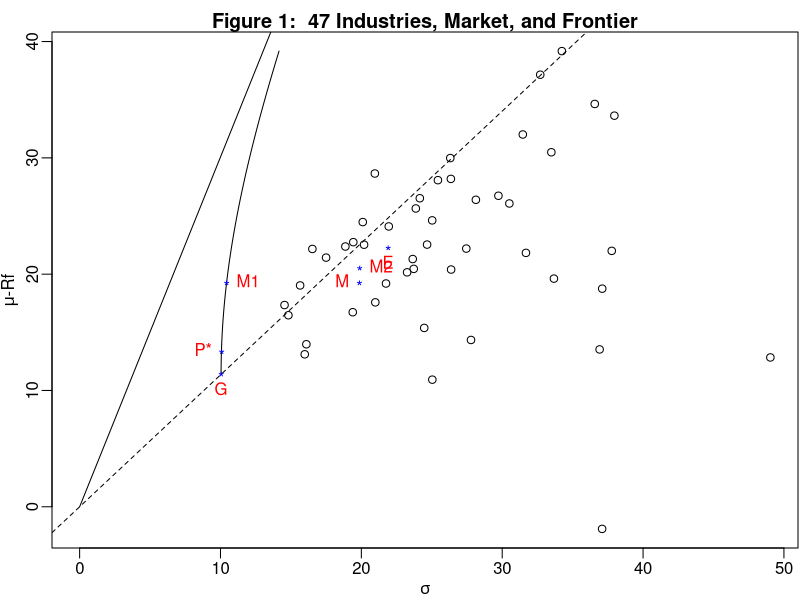
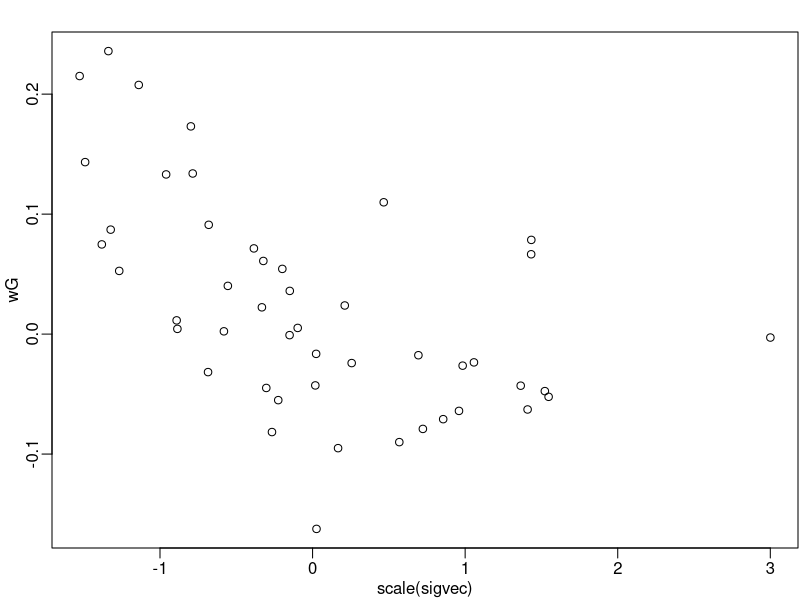
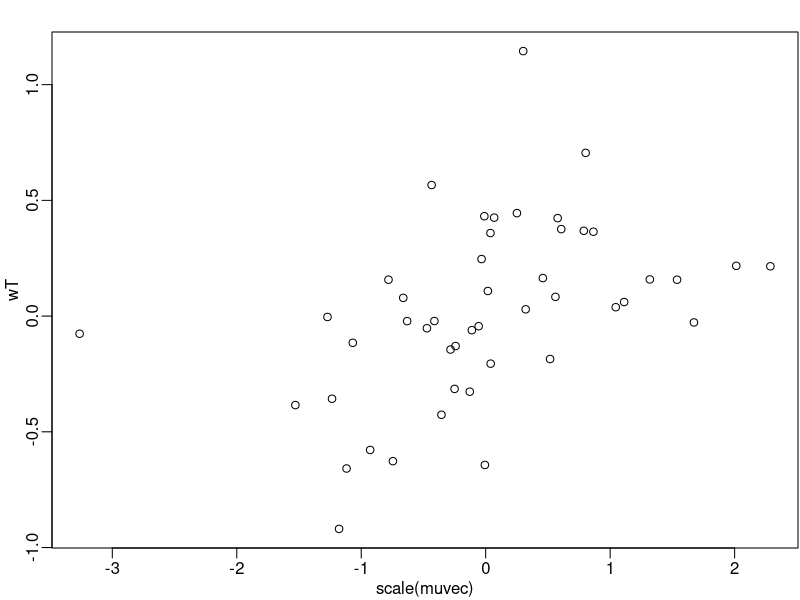
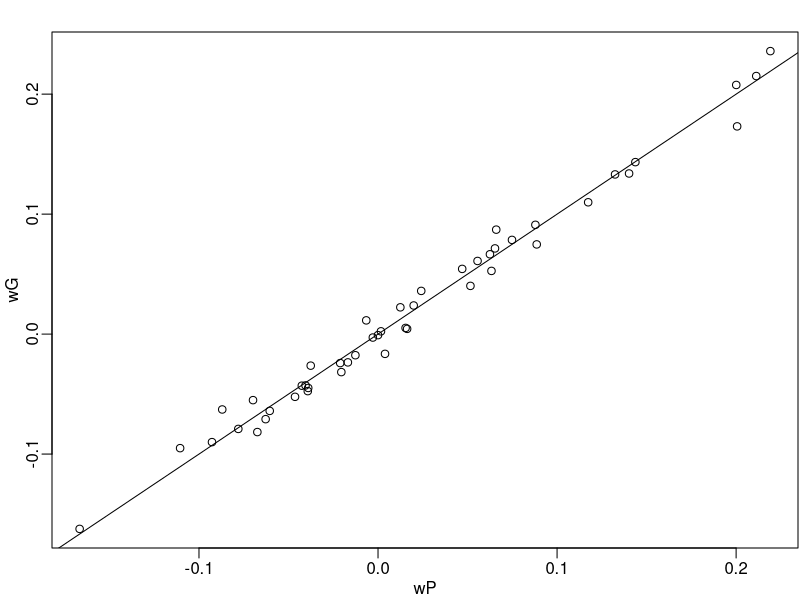
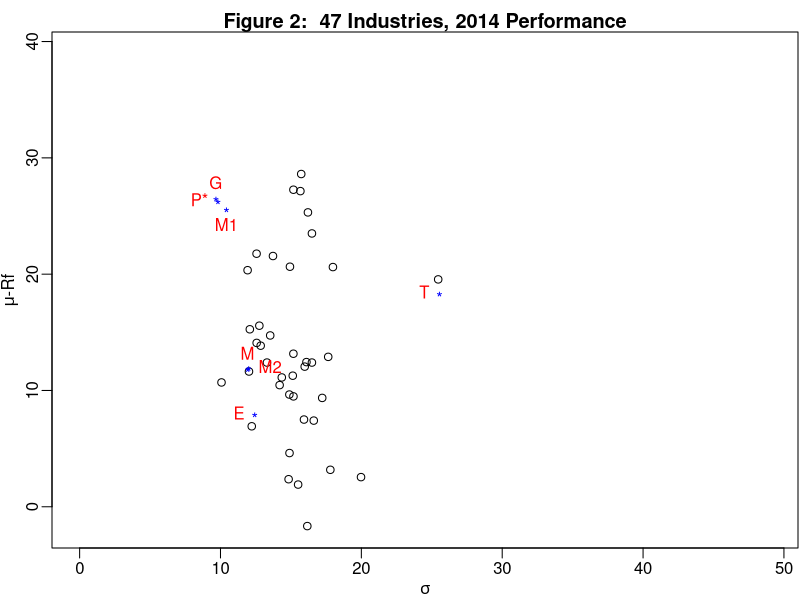
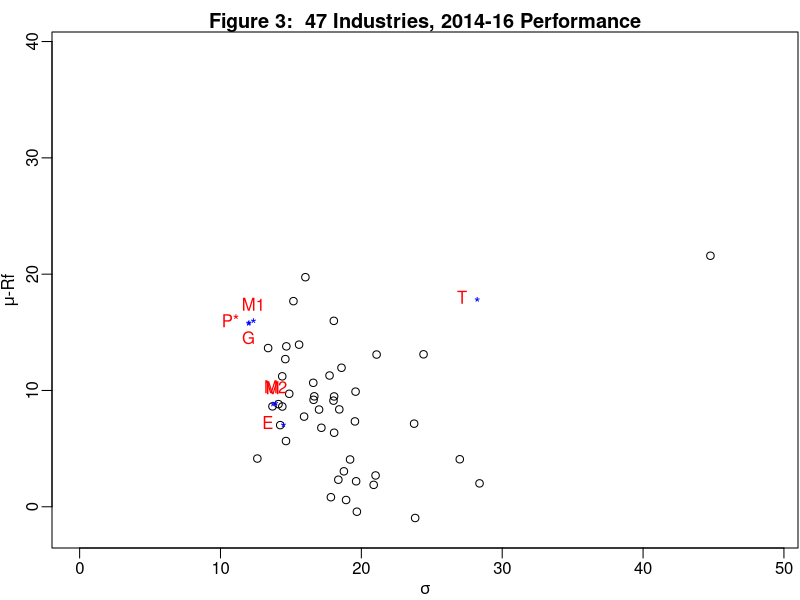
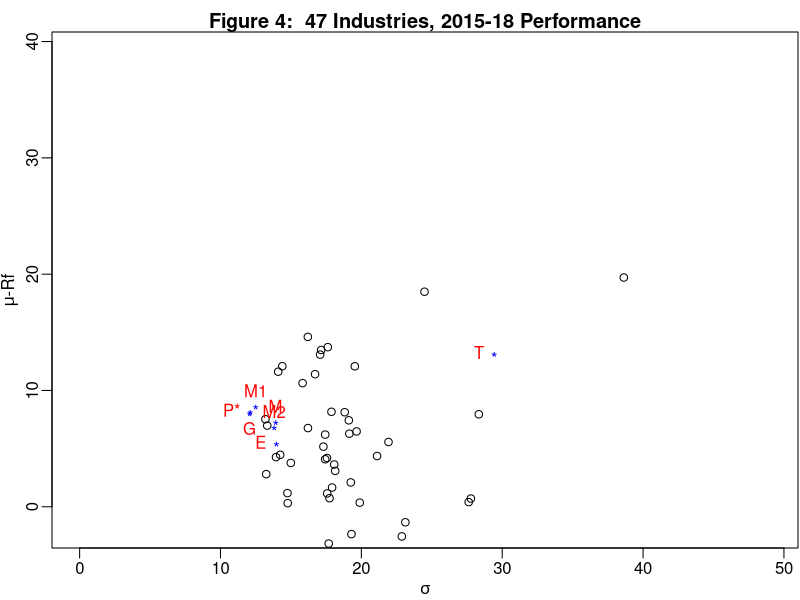

Recreate these plots in R, in order.

############################
# PROBLEM 1
#1) In sample Optimization, Standard Use of the Frontier
#
setwd("/Users/ivy 1/Desktop/825hw4/")
indus<-read.csv("47indus-day.csv")

nind <-length(indus[1,])-3;nind 
rets <-cbind(indus[,1],indus[,2:(nind+1)]-indus[,nind+3], indus[,nind+2])

ybeg<-2009; yend<-2013
rets<-rets[rets[,1]>ybeg*10000&rets[,1]<(yend+1)*10000,]
dpy<-length(rets[,1])/(yend-ybeg+1);dpy

# Statistics of the 47 industries, Market,  and EW

muE <-mean(apply(rets[,2:(nind+1)],1,mean))*dpy
sigE<-sd(apply(rets[,2:(nind+1)],1,mean))*sqrt(dpy)
muM <-mean(rets[,nind+2])*dpy
sigM<-sd(rets[,nind+2])*sqrt(dpy)
ones  <- rep(1,nind)
muvec <- apply(rets[,2:(nind+1)],2,mean)*dpy
sigvec<- apply(rets[,2:(nind+1)],2,sd)*sqrt(dpy)
covmat<- cov(rets[,2:(nind+1)])*dpy
covinv<- solve(covmat)

# Quantities of the Frontier

AA<- sum(covinv)
BB<- t(muvec)%*%covinv%*%ones
CC<- t(muvec)%*%covinv%*%muvec
DEL<-AA*CC-BB^2
AA
BB
CC
DEL

# Global MVP

wG  <- covinv%*%ones/AA
muG <- BB/AA
sigG<- sqrt(1/AA)

# Frontier equation mean/sig starting from Global MVP

CC/DEL
-2*BB/DEL
AA/DEL

mufront  <-seq(muG,max(muvec),length=200)
sigfront <-sqrt( CC - 2*BB*mufront + AA*mufront^2)/sqrt(DEL) 

#
# M1*:	Min Var ST mu = muM
#

lams<-solve(matrix(c(AA,BB,BB,CC),ncol=2))%*%c(1,muM); lams
w1  <- covinv %*% (lams[1]*ones+lams[2]*muvec)
mu1 <- t(w1)%*%muvec
sig1<- sqrt(t(w1)%*%covmat%*%w1)

#
# M2*:  Min Var ST beta = 1
# Standard Min Var with w*mu=mup constraint replaced by
# w*bet=betp
# B, C, must be computed with betvec not muvec!!

betvec<-lsfit(rets[,nind+2],rets[,2:(nind+1)])$coefficients[2,]
mean(betvec)
BBbet<-t(betvec)%*%covinv%*%ones
CCbet<-t(betvec)%*%covinv%*%betvec
lams<-solve(matrix(c(AA,BBbet,BBbet,CCbet),ncol=2))%*%c(1,1); lams
w2  <- covinv %*% (lams[1]*ones+lams[2]*betvec)
mu2 <- t(w2)%*%muvec
sig2<- sqrt(t(w2)%*%covmat%*%w2)

betvec%*%w2		# It worked !

# By the way, what is the beta of the Global MVP?
betvec%*%wG
# 

#
# P:  MAX CE St
#
gam <-4
wP  <- wG + covinv%*%(muvec-muG*ones)/gam
muP <- t(wP)%*%muvec
sigP<-sqrt(t(wP)%*%covmat%*%wP)

#
# Tangency portfolio
#
wT  <-covinv%*%muvec;wT<-wT/sum(wT)
muT <- t(wT)%*%muvec
sigT<-sqrt(t(wT)%*%covmat%*%wT)

#
# The Table
#
zmuze<-c(muG,muM,muE,mu1,mu2,muP,muT)
zsigs<-c(sigG,sigM,sigE,sig1,sig2,sigP,sigT)
zSharpes<-zmuze/zsigs

write.csv(round(cbind(zmuze,zsigs,zSharpes),2),"tab1.csv")

# The Figure

par(mfrow=c(1,1),mgp=c(1.5,0.5,0),mar=c(2.6,2.6,1.6,0.1))
plot(sigfront,mufront,ylim=range(c(0,muvec)),xlim=range(0,max(sigvec))
,xlab=expression(sigma),ylab=expression(paste(mu,"-Rf")),type="l")
points(sigvec,muvec)
points(c(sigE,sigM,sigG,sig1,sig2,sigP),c(muE,muM,muG,mu1,mu2,muP),
pch="*",col="blue")
segments(0,0,sigT,muT)
text(c(sigE,sigM,sigG,sig1,sig2,sigP),c(muE,muM,muG,mu1,mu2,muP),
labels=c("E","M","G","M1","M2","P*"),col="red",pos=c(1,2,1,4,4,2))
title(paste("Figure 1: ",bquote(.(nind)),"Industries, Market, and Frontier"), line=0.2)


# Of course we could do this for every portfolio: sum(wG[wG<0])
# This may be faster:

zw  <-cbind(wG,w1,w2,wP,wT)
zneg<- zw<0		# A logical map with T/F
apply(zw*zneg,2,sum)

# Discussion
# Compare G , M2, M Sharpe ratios
# The Sharpe ratio allows us to compute the benefits of leverage

abline(0,muG/sigG,lty=2)

# Large amounts of shorts driven by one or two positions?
# A nice visual check:

plot(scale(sigvec),wG)
plot(scale(muvec),wT)

# Other helpful visual: Are two portfolio different in weights

plot(wP,wG);abline(0,1)

# But remember, most of the action is in the N(N-1) covariances

#
# Problem 4. Investing with these weights - tracking performance
#

# Let's get our 2014-16 returns
rets <-cbind(indus[,1],indus[,2:(nind+1)]-indus[,nind+3], indus[,nind+2])

ybeg<-2014; yend<-2014
rets<-rets[rets[,1]>ybeg*10000&rets[,1]<(yend+1)*10000,]
dpy<-length(rets[,1])/(yend-ybeg+1);dpy

muM4 <- mean(rets[,nind+2])*dpy
sigM4<- sd(rets[,nind+2])*sqrt(dpy)
muvec4 <- apply(rets[,2:(nind+1)],2,mean)*dpy
sigvec4<- apply(rets[,2:(nind+1)],2,sd)*sqrt(dpy)

indr <-rets[,2:(nind+1)]	 	# Just the industries
wmat <-cbind(wG,rep(1/47,47),w1,w2,wP,wT) 	# All 6 Portfolio weights
pret <-as.matrix(indr)%*%wmat	# All 6 portfolio returns

pmeans4<-apply(pret,2,mean)*dpy
psigs4 <-apply(pret,2,sd)*sqrt(dpy)
Sharp4 <-pmeans4/psigs4
write.csv(round(cbind(pmeans4,psigs4,Sharp4),2),"tab.csv")

# The realized performance Figure

par(mfrow=c(1,1),mgp=c(1.5,0.5,0),mar=c(2.6,2.6,1.6,0.1))
plot(sigvec4,muvec4,ylim=range(c(0,muvec)),xlim=range(0,max(sigvec))
,xlab=expression(sigma),ylab=expression(paste(mu,"-Rf")))
points(c(psigs4,sigM4),c(pmeans4,muM4),pch="*",col="blue")
text(c(psigs4,sigM4),c(pmeans4,muM4),
labels=c("G","E","M1","M2","P*","T","M"),col="red",pos=c(3,2,1,4,2,2,3))
title(paste("Figure 2: ",bquote(.(nind)),"Industries, 2014 Performance"), line=0.2)

#
# Doing it again for 2014-16 as a whole
#
rets <-cbind(indus[,1],indus[,2:(nind+1)]-indus[,nind+3], indus[,nind+2])

ybeg<-2014; yend<-2016
rets<-rets[rets[,1]>ybeg*10000&rets[,1]<(yend+1)*10000,]
dpy<-length(rets[,1])/(yend-ybeg+1);dpy

muM6 <- mean(rets[,nind+2])*dpy
sigM6<- sd(rets[,nind+2])*sqrt(dpy)
muvec6 <- apply(rets[,2:(nind+1)],2,mean)*dpy
sigvec6<- apply(rets[,2:(nind+1)],2,sd)*sqrt(dpy)

indr <-rets[,2:(nind+1)]	 	# Just the industries
wmat <-cbind(wG,rep(1/47,47),w1,w2,wP,wT) 	# All 6 Portfolio weights
pret <-as.matrix(indr)%*%wmat	# All 6 portfolio returns

pmeans6<-apply(pret,2,mean)*dpy
psigs6 <-apply(pret,2,sd)*sqrt(dpy)
Sharpe6<-pmeans6/psigs6
write.csv(round(cbind(pmeans6,psigs6,Sharpe6),2),"tab.csv")

# The realized performance Figure

par(mfrow=c(1,1),mgp=c(1.5,0.5,0),mar=c(2.6,2.6,1.6,0.1))
plot(sigvec6,muvec6,ylim=range(c(0,muvec)),xlim=range(0,max(sigvec))
,xlab=expression(sigma),ylab=expression(paste(mu,"-Rf")))
points(c(psigs6,sigM6),c(pmeans6,muM6),pch="*",col="blue")
text(c(psigs6,sigM6),c(pmeans6,muM6),
labels=c("G","E","M1","M2","P*","T","M"),col="red",pos=c(1,2,3,3,2,2,3))
title(paste("Figure 3: ",bquote(.(nind)),"Industries, 2014-16 Performance"), line=0.2)

# Let's try even later. 2015-2018

rets <-cbind(indus[,1],indus[,2:(nind+1)]-indus[,nind+3], indus[,nind+2])

ybeg<-2015; yend<-2018
rets<-rets[rets[,1]>ybeg*10000&rets[,1]<(yend+1)*10000,]
dpy<-length(rets[,1])/(yend-ybeg+1);dpy

muM8 <- mean(rets[,nind+2])*dpy
sigM8<- sd(rets[,nind+2])*sqrt(dpy)
muvec8 <- apply(rets[,2:(nind+1)],2,mean)*dpy
sigvec8<- apply(rets[,2:(nind+1)],2,sd)*sqrt(dpy)

indr <-rets[,2:(nind+1)]	 	# Just the industries
wmat <-cbind(wG,rep(1/47,47),w1,w2,wP,wT) 	# All 6 Portfolio weights
pret <-as.matrix(indr)%*%wmat	# All 6 portfolio returns

pmeans8<-apply(pret,2,mean)*dpy
psigs8 <-apply(pret,2,sd)*sqrt(dpy)
Sharpe8<-pmeans8/psigs8
write.csv(round(cbind(pmeans8,psigs8,Sharpe8),2),"tab.csv")

# The realized performance Figure

par(mfrow=c(1,1),mgp=c(1.5,0.5,0),mar=c(2.6,2.6,1.6,0.1))
plot(sigvec8,muvec8,ylim=range(c(0,muvec)),xlim=range(0,max(sigvec))
,xlab=expression(sigma),ylab=expression(paste(mu,"-Rf")))
points(c(psigs8,sigM8),c(pmeans8,muM8),pch="*",col="blue")
text(c(psigs8,sigM8),c(pmeans8,muM8),
labels=c("G","E","M1","M2","P*","T","M"),col="red",pos=c(1,2,3,3,2,2,3))
title(paste("Figure 4: ",bquote(.(nind)),"Industries, 2015-18 Performance"), line=0.2)


#
# Make some functions
#
glob<-function(muvec,covmat){
	ones<-rep(1,length(muvec))
	wmvp<-solve(covmat)%*%ones;wmvp<-wmvp/sum(wmvp)
	mumvp<-t(wmvp)%*%muvec
	sdmvp<-sqrt(t(wmvp)%*%covmat%*%wmvp)
	globout<-list(wmvp,mumvp,sdmvp)
	return(globout)
}


